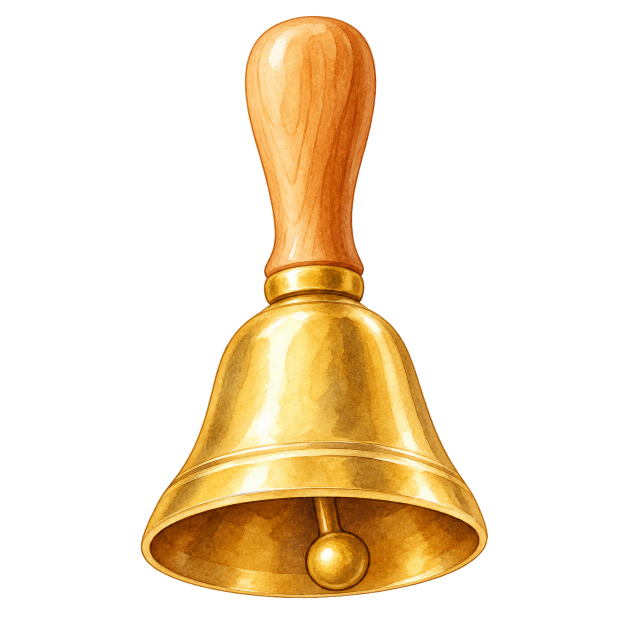
#> input picture assets/drums/pictures/bell.webp, 1254 x 1254 px (shown at 1/2 size)
$ python -i cursor_art.py   (imports and definitions only)
#> lines starting #> are read from the running program, lines starting #| are printed output that depends on the picture; after the words box and inside, x2 and y2 are one past the last pixel; in counts of white or black regions, pixels touching at a corner belong together
#> further down, picture is the input picture: PIL image 1254x1254 RGBA; mean R, G, B, A 57.3, 41.3, 17.4, 65.1
"""Rebuild Jungle's cursors: the calm arrow, the pointing hand and the Farm's
two tool cursors.

The arrow and the hand come from their ignored generated masters in
local/art-development/cursor/ (arrow-generated-v1.png, hand-generated-v1.png);
the tools from the Farm's own play art. Beside the masters this writes each
cleaned master, 32/48/64 px review exports and composites over dark, light and
green backgrounds. Each runtime is one exact lossless 128 px AVIF. Hosts draw
it at CURSOR_UNITS logical units with the hotspot recorded in cursor.json, at
their own pixel density: the arrow through Kryon's CursorSetDefault (everywhere
nothing can be clicked), the hand through CursorSetPointing (only over
something a click does), the tools through CursorSet.

Name cursors to rebuild only those, for example `python3 tools/cursor_art.py
arrow`; every cursor still shares the hand's outline colour.

Cleaning: keep only the object (largest alpha component), make the interior
fully opaque, give every partly transparent edge pixel the colour of its
nearest opaque neighbour, so no light matte can show, and add a smooth outer
stroke in the hand's outline brown so every cursor reads on any scene.
"""
import json
from pathlib import Path
import sys

import numpy as np
from PIL import Image
from scipy import ndimage

from image_exports import export_image

ROOT = Path(__file__).resolve().parents[1]
ART = ROOT / 'local/art-development/cursor'
RUNTIME_SIZE = 128
CURSOR_UNITS = 32
REVIEW_SIZES = (32, 48, 64)
STROKE = 1 / 64
# name, source, runtime, hotspot rule, top-aligned. The hand comes first: its
# outline colour is every cursor's outline.
CURSORS = (
    ('hand', ART / 'hand-generated-v1.png', ROOT / 'assets/jungle/hand-cursor.avif', 'fingertip', True),
    ('arrow', ART / 'arrow-generated-v1.png', ROOT / 'assets/jungle/arrow-cursor.avif', 'tip', True),
    ('watering-can', ROOT / 'assets/garden/play/watering-can.avif',
     ROOT / 'assets/garden/play/cursor-watering-can.avif', 'spout', False),
    ('harvest-basket', ROOT / 'assets/garden/play/harvest-basket.avif',
     ROOT / 'assets/garden/play/cursor-harvest-basket.avif', 'centre', False),
)


def outline_colour(rgba, inside):
    return np.median(rgba[..., :3][inside & ~ndimage.binary_erosion(inside, iterations=4)], axis=0)


def clean(picture, outline=None):
    rgba = np.asarray(picture.convert('RGBA')).astype(np.float64)
    alpha = rgba[..., 3]
    labels, count = ndimage.label(alpha > 16)
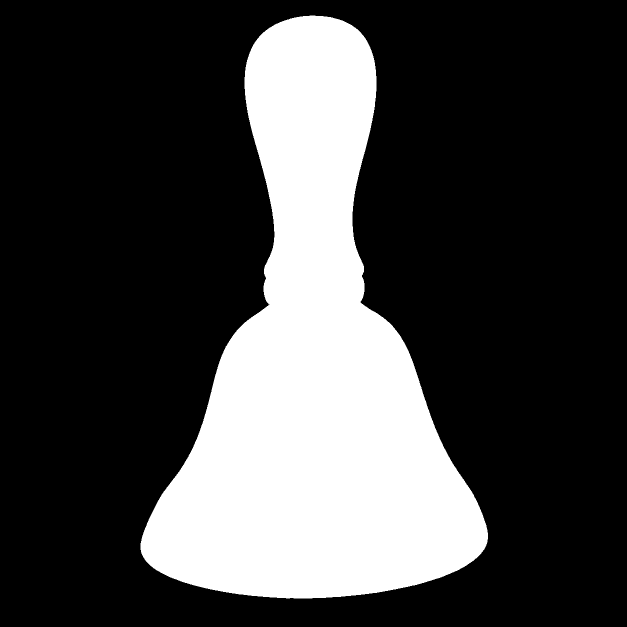
#> labels: shape (1254, 1254) int32 (shown at 1/2 size); values 0 (black) and 1 (white), 25.9% white; 1 white region, box (x1, y1, x2, y2) and area: (281, 31, 976, 1197) 406811
#> count = 1
    if count == 0:
        raise SystemExit('cursor master has no visible object')
    sizes = ndimage.sum(np.ones_like(alpha), labels, range(1, count + 1))
#> sizes = [406811]
    shape = labels == 1 + int(np.argmax(sizes))
    # Soft antialiasing survives only on the object's own boundary; holes fill.
    shape = ndimage.binary_fill_holes(ndimage.binary_dilation(shape, iterations=2))
#> shape: shape (1254, 1254) bool; 26.3% white; 1 white region, box (x1, y1, x2, y2) and area: (279, 29, 978, 1199) 412810
    alpha = np.where(shape, np.clip((alpha - 16.0) * 255.0 / (224.0 - 16.0), 0.0, 255.0), 0.0)
    opaque = alpha >= 255.0
#> opaque: shape (1254, 1254) bool; 25.6% white; 1 white region, box (x1, y1, x2, y2) and area: (283, 33, 975, 1195) 402452
    # Nearest opaque pixel supplies every edge colour.
    _, (rows, cols) = ndimage.distance_transform_edt(~opaque, return_indices=True)
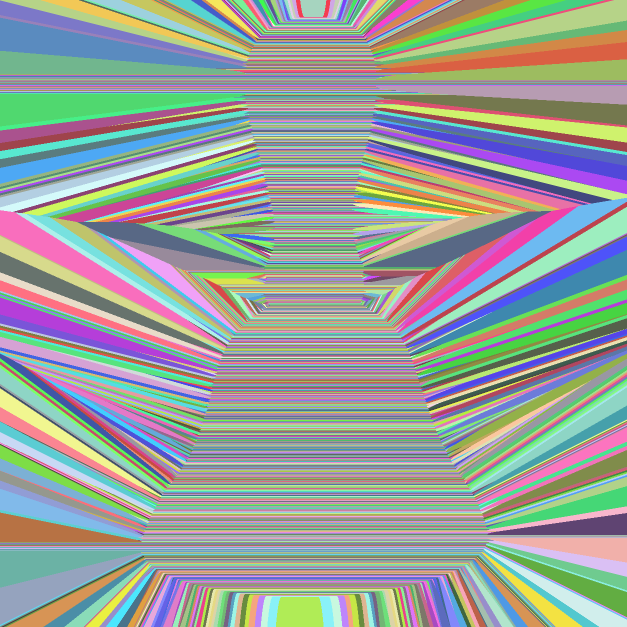
#> rows: shape (1254, 1254) int32 (shown at 1/2 size); 1162 distinct labels, from 33 to 1194; one colour per label, 0 black
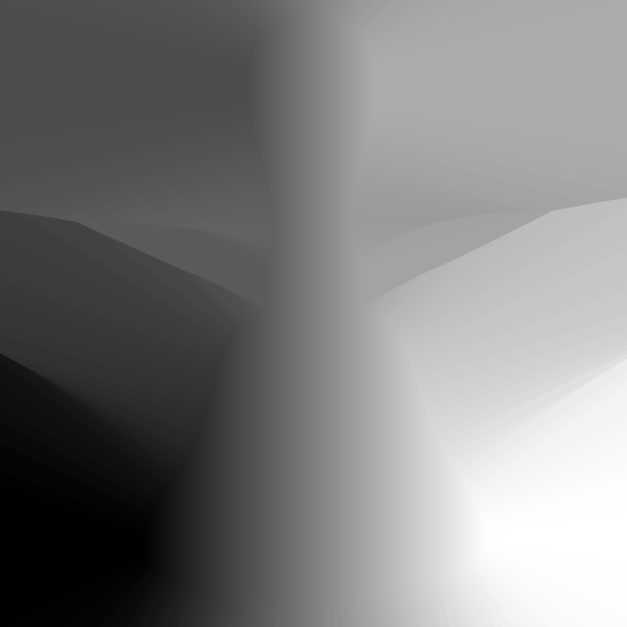
#> cols: shape (1254, 1254) int32 (shown at 1/2 size); min 283, max 974, mean 626.9; drawn with min black and max white
    colour = rgba[..., :3][rows, cols]
    colour = np.where(opaque[..., None], rgba[..., :3], colour)
    # A smooth outer stroke about one pixel wide at 2x keeps the silhouette
    # readable over light and dark scenes.
    inside = alpha >= 128.0
#> inside: shape (1254, 1254) bool; 25.7% white; 1 white region, box (x1, y1, x2, y2) and area: (282, 32, 976, 1196) 404632
    distance = ndimage.distance_transform_edt(~inside)
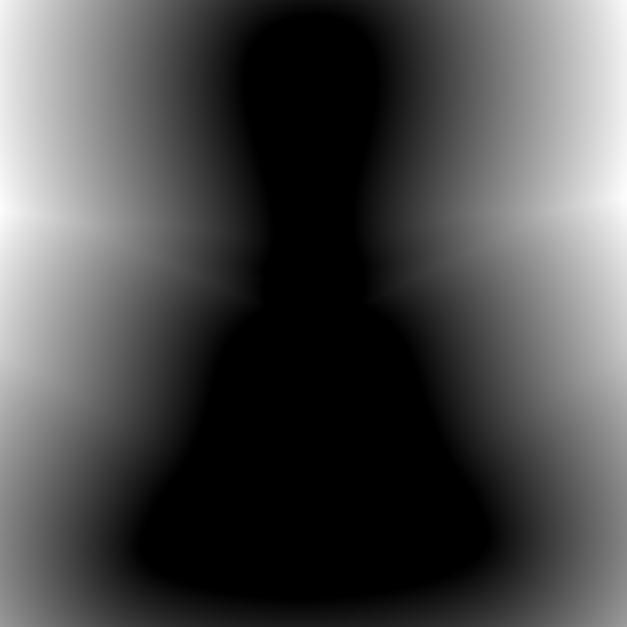
#> distance: shape (1254, 1254) float64 (shown at 1/2 size); min 0, max 531.2, mean 155.5; drawn with min black and max white
    stroke = np.clip(STROKE * max(alpha.shape) + 0.5 - distance, 0.0, 1.0) * 255.0
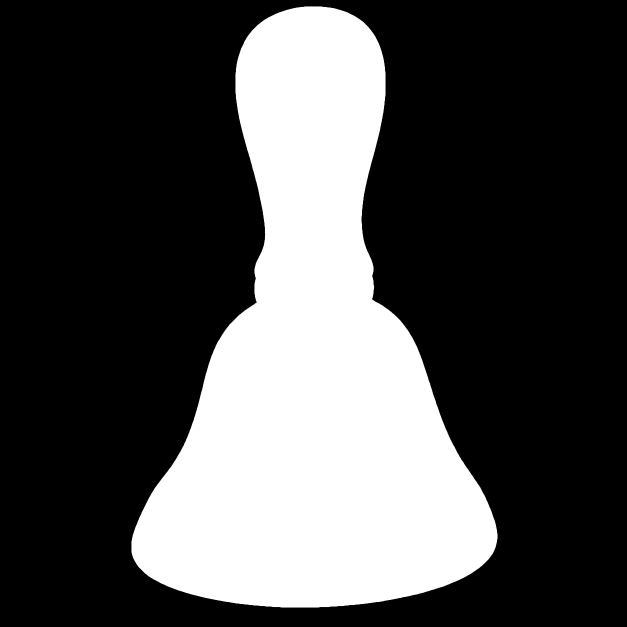
#> stroke: shape (1254, 1254) float64 (shown at 1/2 size); min 0, max 255, mean 75.9
    if outline is None:
        outline = outline_colour(rgba, inside)
#> outline = [188, 106, 17]
    cover = alpha[..., None] / 255.0
    colour = colour * cover + outline * (1.0 - cover)
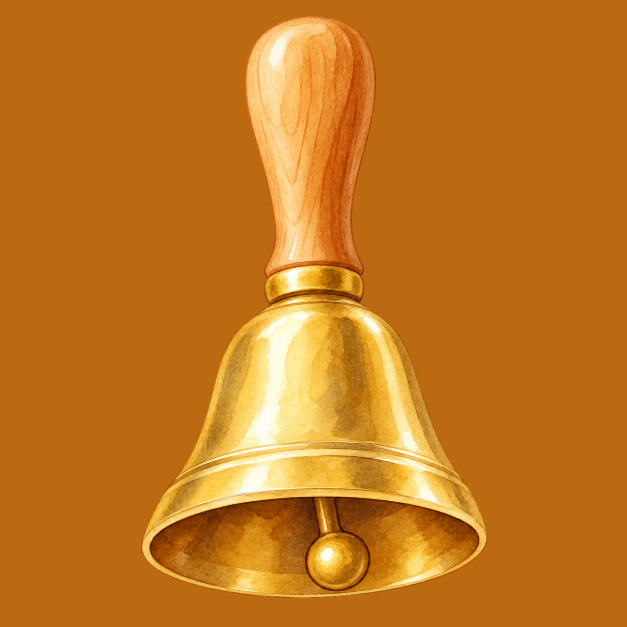
#> colour: shape (1254, 1254, 3) float64 (shown at 1/2 size); mean R, G, B 195.4, 119.1, 29.9
    alpha = np.maximum(alpha, stroke)
    result = np.dstack([colour, alpha]).round().clip(0, 255).astype(np.uint8)
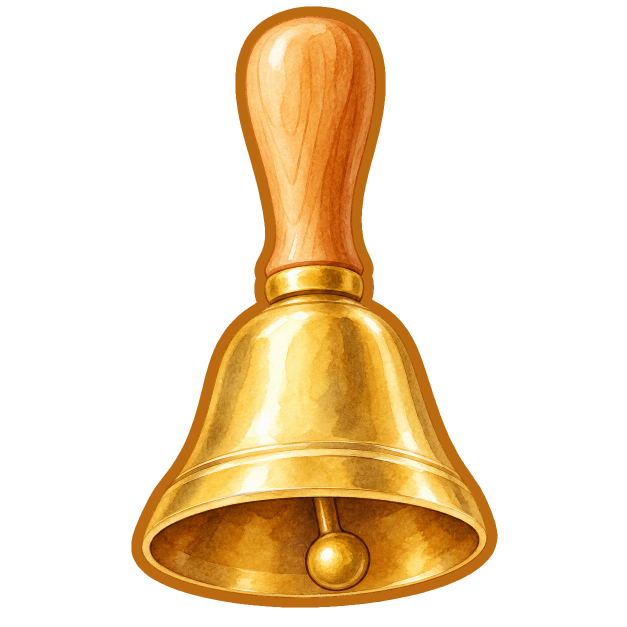
#> result: shape (1254, 1254, 4) (shown at 1/2 size); mean R, G, B, A 195.4, 119.1, 29.9, 75.9; transparent parts drawn white
    return Image.fromarray(result, 'RGBA'), outline


# [107 lines left out: functions square, hotspot, resize, composite, review, main, not called in this run]


# [2 lines not run here, left out]

>>> from PIL import Image
>>> picture = Image.open('../assets/drums/pictures/bell.webp')
>>> result = clean(picture)

$ run again, on assets/drums/pictures/cymbal.webp
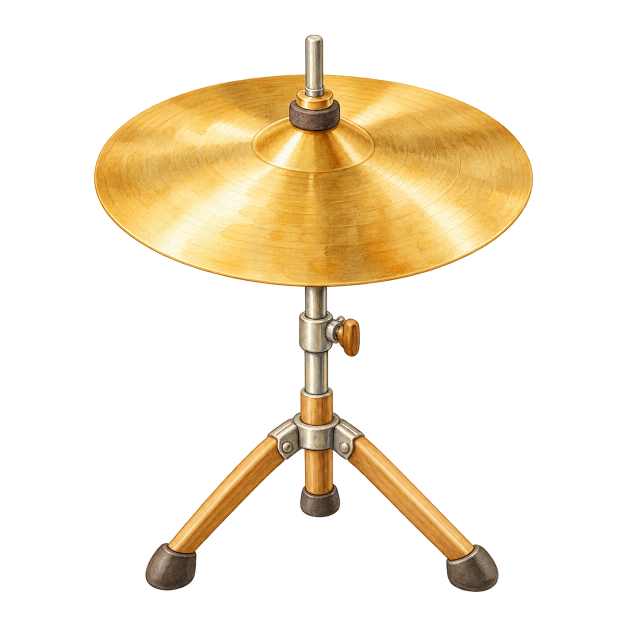
#> input picture assets/drums/pictures/cymbal.webp, 1254 x 1254 px (shown at 1/2 size)
#> picture is the input picture: PIL image 1254x1254 RGBA; mean R, G, B, A 55.1, 43.6, 22.8, 61
#> in clean, `labels, count = ndimage.label(alpha > 16)`:
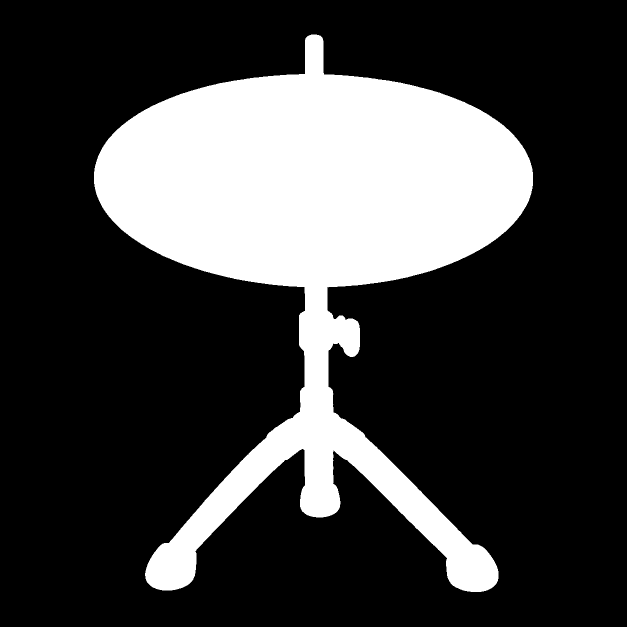
#> labels: shape (1254, 1254) int32 (shown at 1/2 size); values 0 (black) and 1 (white), 24.4% white; 1 white region, box (x1, y1, x2, y2) and area: (188, 69, 1066, 1184) 383434
#> count = 1
#> sizes = [383434]
#> opaque: shape (1254, 1254) bool; 24% white; 1 white region, box (x1, y1, x2, y2) and area: (189, 71, 1065, 1183) 376752
#> rows: shape (1254, 1254) int32; 1112 distinct labels, from 71 to 1182
#> inside: shape (1254, 1254) bool; 24.2% white; 1 white region, box (x1, y1, x2, y2) and area: (188, 70, 1066, 1184) 379952
#> outline = [177, 120, 42]
#> in clean, `result = np.dstack([colour, alpha]).round().clip(0, 255).astype(np.uin..`:
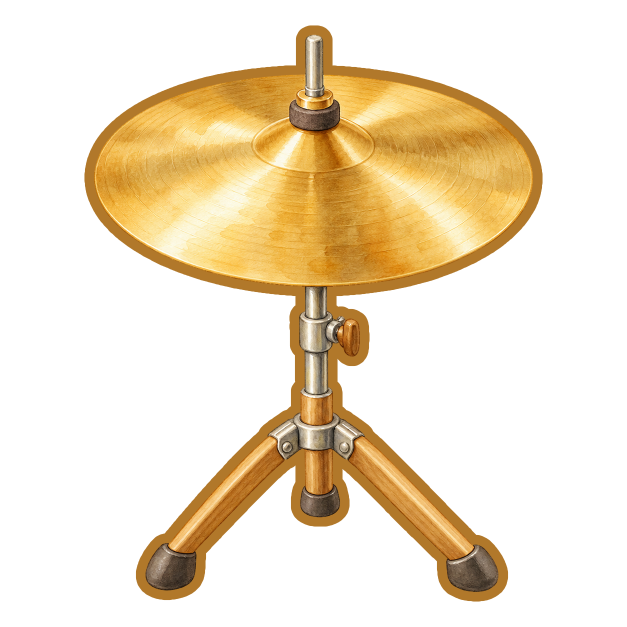
#> result: shape (1254, 1254, 4) (shown at 1/2 size); mean R, G, B, A 186.6, 132.6, 54.1, 77.6; transparent parts drawn white

$ run again, on assets/drums/pictures/little-drum.webp
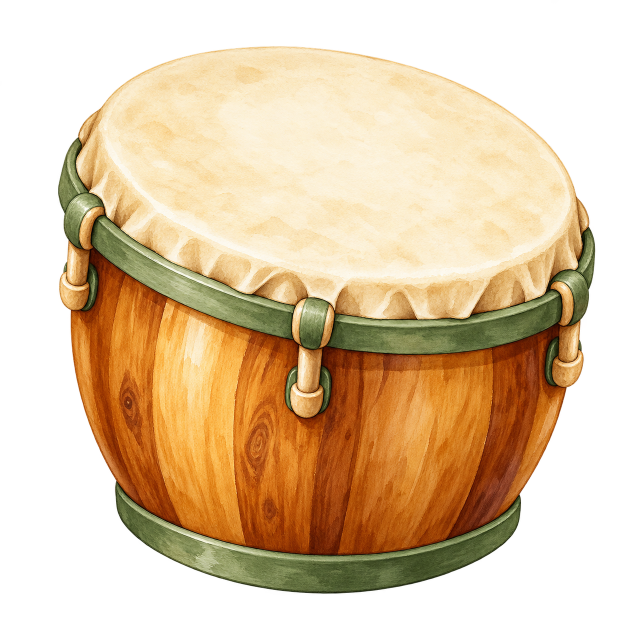
#> input picture assets/drums/pictures/little-drum.webp, 1254 x 1254 px (shown at 1/2 size)
#> picture is the input picture: PIL image 1254x1254 RGBA; mean R, G, B, A 124.8, 99.4, 66.1, 153.7
#> in clean, `labels, count = ndimage.label(alpha > 16)`:
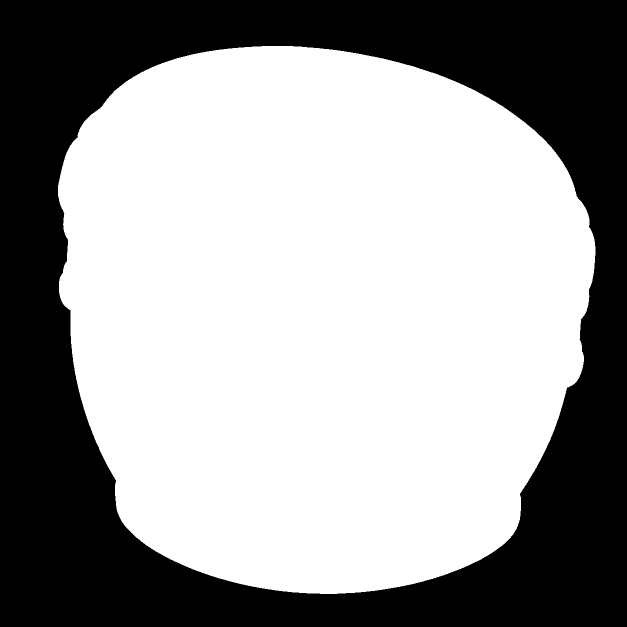
#> labels: shape (1254, 1254) int32 (shown at 1/2 size); values 0 (black) and 1 (white), 61% white; 1 black region, box (x1, y1, x2, y2) and area: (0, 0, 1254, 1254) 613690
#> count = 1
#> sizes = [958826]
#> opaque: shape (1254, 1254) bool; 60.7% white; 1 black region, box (x1, y1, x2, y2) and area: (0, 0, 1254, 1254) 618534
#> rows: shape (1254, 1254) int32; 1092 distinct labels, from 94 to 1185
#> inside: shape (1254, 1254) bool; 60.8% white; 1 black region, box (x1, y1, x2, y2) and area: (0, 0, 1254, 1254) 616220
#> outline = [169, 99, 41]
#> in clean, `result = np.dstack([colour, alpha]).round().clip(0, 255).astype(np.uin..`:
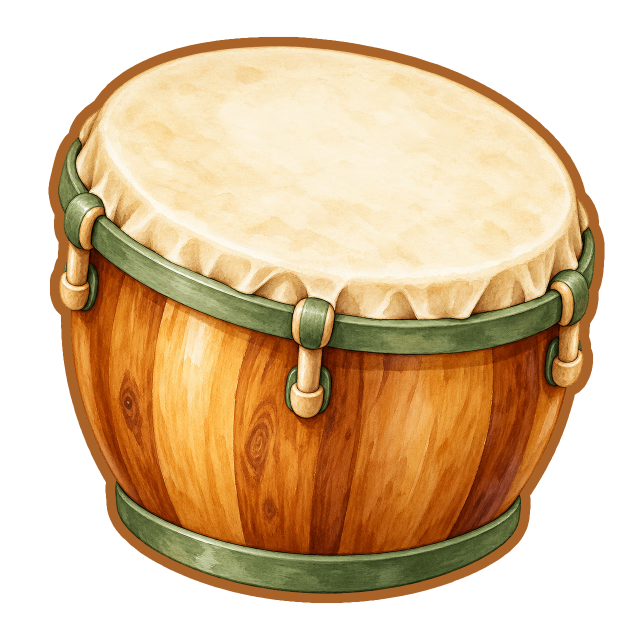
#> result: shape (1254, 1254, 4) (shown at 1/2 size); mean R, G, B, A 189.7, 137, 81.4, 166.5; transparent parts drawn white
